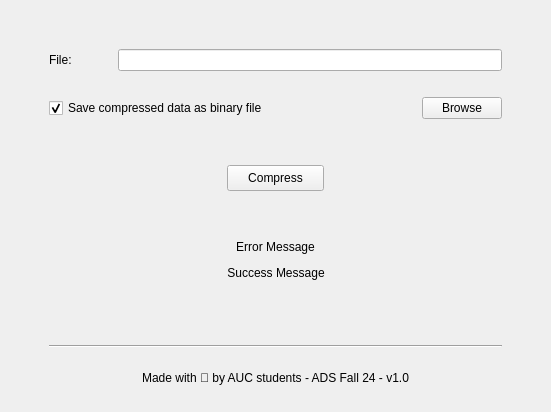
<?xml version="1.0" encoding="UTF-8"?>
<ui version="4.0">
 <class>MainWindow</class>
 <widget class="QMainWindow" name="MainWindow">
  <property name="geometry">
   <rect>
    <x>0</x>
    <y>0</y>
    <width>551</width>
    <height>412</height>
   </rect>
  </property>
  <property name="windowTitle">
   <string>MainWindow</string>
  </property>
  <widget class="QWidget" name="centralwidget">
   <layout class="QVBoxLayout" name="verticalLayout">
    <item>
     <spacer name="verticalSpacer_4">
      <property name="orientation">
       <enum>Qt::Vertical</enum>
      </property>
      <property name="sizeType">
       <enum>QSizePolicy::Fixed</enum>
      </property>
      <property name="sizeHint" stdset="0">
       <size>
        <width>20</width>
        <height>40</height>
       </size>
      </property>
     </spacer>
    </item>
    <item>
     <layout class="QHBoxLayout" name="horizontalLayout">
      <item>
       <spacer name="horizontalSpacer_7">
        <property name="orientation">
         <enum>Qt::Horizontal</enum>
        </property>
        <property name="sizeType">
         <enum>QSizePolicy::Fixed</enum>
        </property>
        <property name="sizeHint" stdset="0">
         <size>
          <width>40</width>
          <height>20</height>
         </size>
        </property>
       </spacer>
      </item>
      <item>
       <widget class="QLabel" name="label_file">
        <property name="text">
         <string>File:</string>
        </property>
       </widget>
      </item>
      <item>
       <spacer name="horizontalSpacer">
        <property name="orientation">
         <enum>Qt::Horizontal</enum>
        </property>
        <property name="sizeType">
         <enum>QSizePolicy::Fixed</enum>
        </property>
        <property name="sizeHint" stdset="0">
         <size>
          <width>40</width>
          <height>20</height>
         </size>
        </property>
       </spacer>
      </item>
      <item>
       <widget class="QLineEdit" name="lineEdit_filePath"/>
      </item>
      <item>
       <spacer name="horizontalSpacer_2">
        <property name="orientation">
         <enum>Qt::Horizontal</enum>
        </property>
        <property name="sizeType">
         <enum>QSizePolicy::Fixed</enum>
        </property>
        <property name="sizeHint" stdset="0">
         <size>
          <width>40</width>
          <height>20</height>
         </size>
        </property>
       </spacer>
      </item>
     </layout>
    </item>
    <item>
     <spacer name="verticalSpacer_3">
      <property name="orientation">
       <enum>Qt::Vertical</enum>
      </property>
      <property name="sizeType">
       <enum>QSizePolicy::Maximum</enum>
      </property>
      <property name="sizeHint" stdset="0">
       <size>
        <width>20</width>
        <height>20</height>
       </size>
      </property>
     </spacer>
    </item>
    <item>
     <layout class="QHBoxLayout" name="horizontalLayout_2">
      <item>
       <spacer name="horizontalSpacer_3">
        <property name="orientation">
         <enum>Qt::Horizontal</enum>
        </property>
        <property name="sizeType">
         <enum>QSizePolicy::Fixed</enum>
        </property>
        <property name="sizeHint" stdset="0">
         <size>
          <width>40</width>
          <height>20</height>
         </size>
        </property>
       </spacer>
      </item>
      <item>
       <widget class="QCheckBox" name="checkBox_toBinary">
        <property name="text">
         <string>Save compressed data as binary file</string>
        </property>
        <property name="checked">
         <bool>true</bool>
        </property>
       </widget>
      </item>
      <item>
       <spacer name="horizontalSpacer_14">
        <property name="orientation">
         <enum>Qt::Horizontal</enum>
        </property>
        <property name="sizeType">
         <enum>QSizePolicy::Expanding</enum>
        </property>
        <property name="sizeHint" stdset="0">
         <size>
          <width>40</width>
          <height>20</height>
         </size>
        </property>
       </spacer>
      </item>
      <item>
       <widget class="QPushButton" name="pushButton_browse">
        <property name="sizePolicy">
         <sizepolicy hsizetype="Minimum" vsizetype="Fixed">
          <horstretch>0</horstretch>
          <verstretch>0</verstretch>
         </sizepolicy>
        </property>
        <property name="minimumSize">
         <size>
          <width>0</width>
          <height>0</height>
         </size>
        </property>
        <property name="sizeIncrement">
         <size>
          <width>0</width>
          <height>0</height>
         </size>
        </property>
        <property name="styleSheet">
         <string notr="true"/>
        </property>
        <property name="text">
         <string>Browse</string>
        </property>
       </widget>
      </item>
      <item>
       <spacer name="horizontalSpacer_6">
        <property name="orientation">
         <enum>Qt::Horizontal</enum>
        </property>
        <property name="sizeType">
         <enum>QSizePolicy::Fixed</enum>
        </property>
        <property name="sizeHint" stdset="0">
         <size>
          <width>40</width>
          <height>20</height>
         </size>
        </property>
       </spacer>
      </item>
     </layout>
    </item>
    <item>
     <spacer name="verticalSpacer_2">
      <property name="orientation">
       <enum>Qt::Vertical</enum>
      </property>
      <property name="sizeType">
       <enum>QSizePolicy::Maximum</enum>
      </property>
      <property name="sizeHint" stdset="0">
       <size>
        <width>20</width>
        <height>40</height>
       </size>
      </property>
     </spacer>
    </item>
    <item>
     <layout class="QHBoxLayout" name="horizontalLayout_3">
      <item>
       <spacer name="horizontalSpacer_4">
        <property name="orientation">
         <enum>Qt::Horizontal</enum>
        </property>
        <property name="sizeHint" stdset="0">
         <size>
          <width>40</width>
          <height>20</height>
         </size>
        </property>
       </spacer>
      </item>
      <item>
       <widget class="QPushButton" name="pushButton_submit">
        <property name="styleSheet">
         <string notr="true">padding-top: 5px;
                                        padding-right: 20px;
                                        padding-bottom: 5px;
                                        padding-left: 20px;
                                    </string>
        </property>
        <property name="text">
         <string>Compress</string>
        </property>
       </widget>
      </item>
      <item>
       <spacer name="horizontalSpacer_5">
        <property name="orientation">
         <enum>Qt::Horizontal</enum>
        </property>
        <property name="sizeHint" stdset="0">
         <size>
          <width>40</width>
          <height>20</height>
         </size>
        </property>
       </spacer>
      </item>
     </layout>
    </item>
    <item>
     <spacer name="verticalSpacer_6">
      <property name="orientation">
       <enum>Qt::Vertical</enum>
      </property>
      <property name="sizeType">
       <enum>QSizePolicy::Maximum</enum>
      </property>
      <property name="sizeHint" stdset="0">
       <size>
        <width>20</width>
        <height>40</height>
       </size>
      </property>
     </spacer>
    </item>
    <item>
     <layout class="QHBoxLayout" name="horizontalLayout_7">
      <item>
       <spacer name="horizontalSpacer_10">
        <property name="orientation">
         <enum>Qt::Horizontal</enum>
        </property>
        <property name="sizeHint" stdset="0">
         <size>
          <width>40</width>
          <height>20</height>
         </size>
        </property>
       </spacer>
      </item>
      <item>
       <widget class="QLabel" name="label_errorMsg">
        <property name="text">
         <string>Error Message</string>
        </property>
        <property name="alignment">
         <set>Qt::AlignCenter</set>
        </property>
       </widget>
      </item>
      <item>
       <spacer name="horizontalSpacer_11">
        <property name="orientation">
         <enum>Qt::Horizontal</enum>
        </property>
        <property name="sizeHint" stdset="0">
         <size>
          <width>40</width>
          <height>20</height>
         </size>
        </property>
       </spacer>
      </item>
     </layout>
    </item>
    <item>
     <layout class="QHBoxLayout" name="horizontalLayout_5">
      <item>
       <spacer name="horizontalSpacer_12">
        <property name="orientation">
         <enum>Qt::Horizontal</enum>
        </property>
        <property name="sizeHint" stdset="0">
         <size>
          <width>40</width>
          <height>20</height>
         </size>
        </property>
       </spacer>
      </item>
      <item>
       <widget class="QLabel" name="label_successMsg">
        <property name="text">
         <string>Success Message</string>
        </property>
        <property name="alignment">
         <set>Qt::AlignCenter</set>
        </property>
       </widget>
      </item>
      <item>
       <spacer name="horizontalSpacer_13">
        <property name="orientation">
         <enum>Qt::Horizontal</enum>
        </property>
        <property name="sizeHint" stdset="0">
         <size>
          <width>40</width>
          <height>20</height>
         </size>
        </property>
       </spacer>
      </item>
     </layout>
    </item>
    <item>
     <spacer name="verticalSpacer">
      <property name="orientation">
       <enum>Qt::Vertical</enum>
      </property>
      <property name="sizeHint" stdset="0">
       <size>
        <width>20</width>
        <height>40</height>
       </size>
      </property>
     </spacer>
    </item>
    <item>
     <layout class="QHBoxLayout" name="horizontalLayout_4">
      <item>
       <spacer name="horizontalSpacer_8">
        <property name="orientation">
         <enum>Qt::Horizontal</enum>
        </property>
        <property name="sizeType">
         <enum>QSizePolicy::Fixed</enum>
        </property>
        <property name="sizeHint" stdset="0">
         <size>
          <width>40</width>
          <height>20</height>
         </size>
        </property>
       </spacer>
      </item>
      <item>
       <widget class="Line" name="line">
        <property name="orientation">
         <enum>Qt::Horizontal</enum>
        </property>
       </widget>
      </item>
      <item>
       <spacer name="horizontalSpacer_9">
        <property name="orientation">
         <enum>Qt::Horizontal</enum>
        </property>
        <property name="sizeType">
         <enum>QSizePolicy::Fixed</enum>
        </property>
        <property name="sizeHint" stdset="0">
         <size>
          <width>40</width>
          <height>20</height>
         </size>
        </property>
       </spacer>
      </item>
     </layout>
    </item>
    <item>
     <widget class="QLabel" name="label_madeWithLove">
      <property name="sizePolicy">
       <sizepolicy hsizetype="Preferred" vsizetype="Fixed">
        <horstretch>0</horstretch>
        <verstretch>0</verstretch>
       </sizepolicy>
      </property>
      <property name="minimumSize">
       <size>
        <width>0</width>
        <height>30</height>
       </size>
      </property>
      <property name="text">
       <string>Made with 🖤 by AUC students - ADS Fall 24 - v1.0</string>
      </property>
      <property name="alignment">
       <set>Qt::AlignCenter</set>
      </property>
     </widget>
    </item>
    <item>
     <spacer name="verticalSpacer_5">
      <property name="orientation">
       <enum>Qt::Vertical</enum>
      </property>
      <property name="sizeType">
       <enum>QSizePolicy::Fixed</enum>
      </property>
      <property name="sizeHint" stdset="0">
       <size>
        <width>20</width>
        <height>10</height>
       </size>
      </property>
     </spacer>
    </item>
   </layout>
  </widget>
 </widget>
 <tabstops>
  <tabstop>pushButton_browse</tabstop>
  <tabstop>pushButton_submit</tabstop>
  <tabstop>lineEdit_filePath</tabstop>
 </tabstops>
 <resources/>
 <connections/>
</ui>
